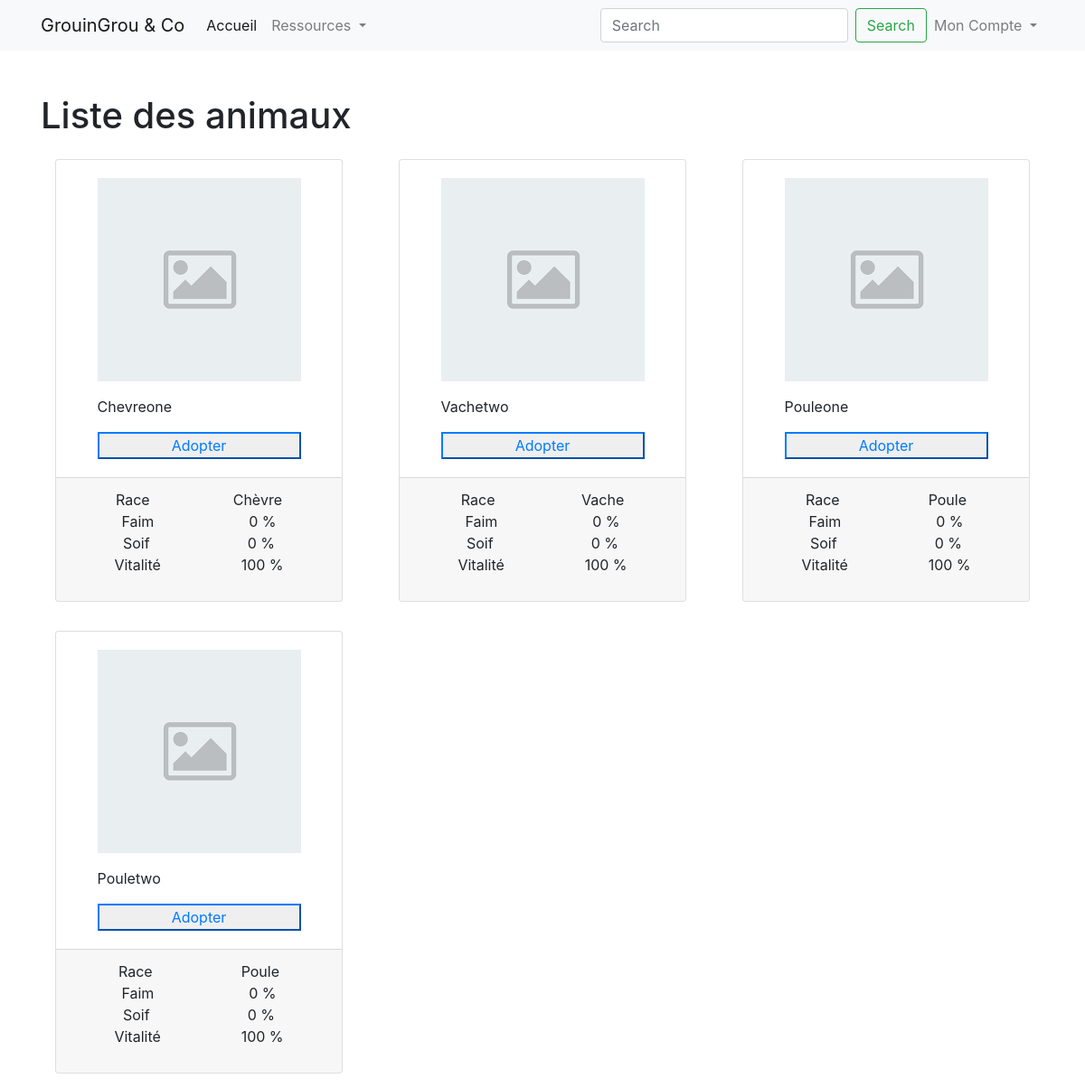
/animaux, run on the app's committed database.
### tables this page shows
CREATE TABLE `animals` (
  `id` int(11) NOT NULL,
  `type_id` int(11) NOT NULL,
  `animal_status_id` int(11) NOT NULL,
  `name` varchar(255) NOT NULL,
  `img` varchar(255) NOT NULL,
  `hunger_level` int(11) NOT NULL,
  `thirst_level` int(11) NOT NULL,
  `global_health` int(11) DEFAULT NULL
);

CREATE TABLE `animal_types` (
  `id` int(11) NOT NULL,
  `name` varchar(255) NOT NULL
);

### src/controllers/AnimalsController.php (called while the page is built)
<?php
class AnimalsController extends Controller{
    public function list(){
        $data['animals'] = $this->getModel('AnimalModel')->getAll();
        return $this->renderView("animals/list",$data);
    }
}

### core/Router.php (called while the page is built, shortened)
<?php
class Router
{
    protected $controller = 'HomeController';
    protected $method = 'index';
    protected $params = [];
    public function __construct()
    {
        $this->routes = Routes::getRoutes();
        $url = $this->getUrl();
        foreach ($this->routes as $route) {
            $urlToTest = $route['url'];
            if (preg_match("~$urlToTest~", "/$url", $matches) && $matches[0] === "/$url") {
                $this->controller = $route['goto'][0];
                $this->method = $route['goto'][1];
                $this->params = isset($route['goto'][2]) ? $route['goto'][2] : [];
                break;
            }
        }
        if (file_exists("../src/controllers/{$this->controller}.php")) {
            $this->controller = new $this->controller;
        }
        if (method_exists($this->controller, $this->method)) {
            $this->method = $this->method;
        }
        call_user_func_array(array($this->controller, $this->method), $this->params);
    }
    public function getUrl()
    {
        if (isset($_GET['url'])) {
            $url = $_GET['url'];
            $url = filter_var($url, FILTER_SANITIZE_URL);
            return $url;
        }
    }
}

### public/index.php (called while the page is built, shortened)
<?php
$router = new Router();

### core/Model.php (called while the page is built, shortened)
<?php
class Model
{
    protected $host = DB_HOST;
    protected $dbname = DB_NAME;
    protected $user = DB_USER;
    protected $pass = DB_PASS;
    public function __construct()
    {
        try {
            $this->bdd = new PDO("mysql:host={$this->host};dbname={$this->dbname};charset=UTF8", $this->user, $this->pass);
        } catch (PDOException $e) {
            $this->error = $e->getMessage();
            echo $this->error;
        }
    }
}

### src/models/AnimalModel.php (called while the page is built)
<?php
class AnimalModel extends Model{
    public function getAll(){
        $req = $this->bdd->query("
            SELECT
                animals.name,animals.img,animals.hunger_level,
                animals.thirst_level,animals.global_health,
                animal_types.name AS type
            FROM animals
            JOIN animal_types ON animal_types.id=animals.type_id
            WHERE animal_status_id=1
        ");
        return $req->fetchAll();
    }
}

### utils/url.php (called while the page is built, shortened)
<?php
function publicUrl($partial = null)
{
    return PUBLIC_URL.$partial;
}

### src/views/animals/list.php (the view, shortened to what this page needs)
<div class="container">
    <h1>Liste des animaux</h1>
    <section>
    <div class="row ">
        <?php foreach($data['animals'] as $animal):?>
           <div class=" col-sm-6 col-md-4">
            <article>
                <div class="card m-3">
                    <div class="card-body mx-auto">
                        <figure>
                            <img src="<?php echo publicUrl("/uploads/animals/{$animal->img}");?>" alt="" class="img-fluid">
                            <figcaption>
                                <p class="mt-3"><?php echo $animal->name;?></p>
                            </figcaption>
                        </figure>
                        <form action="">
                            <input type="submit" value="Adopter" class="btn-outline-primary btn-block ">
                        </form>
                    </div>
                    <div class="card-footer">
                        <ul class="list-unstyled">
                            <li class="d-flex justify-content-around">
                                <span>Race</span>
                                <span><?php echo $animal->type ;?></span>
                            </li>
                            <li class="d-flex justify-content-around">
                                <span>Faim</span>
                                <span><?php echo $animal->hunger_level ;?> %</span>
                            </li>
                            <li class="d-flex justify-content-around">
                                <span>Soif</span>
                                <span><?php echo $animal->thirst_level ;?> %</span>
                            </li>
                            <li class="d-flex justify-content-around">
                                <span>Vitalité</span>
                                <span><?php echo $animal->global_health ;?> %</span>
                            </li>
                        </ul>
                    </div>
                </div>
            </article>
           </div>
        <?php endforeach;?>
            </div>
    </section>
</div>

### data on the page
animals: img (placeholder picture), name "Chevreone", type.name "Chèvre", hunger_level "0", thirst_level "0", global_health "100"
animals: img (placeholder picture), name "Vachetwo", type.name "Vache", hunger_level "0", thirst_level "0", global_health "100"
animals: img (placeholder picture), name "Pouleone", type.name "Poule", hunger_level "0", thirst_level "0", global_health "100"
animals: img (placeholder picture), name "Pouletwo", type.name "Poule", hunger_level "0", thirst_level "0", global_health "100"
